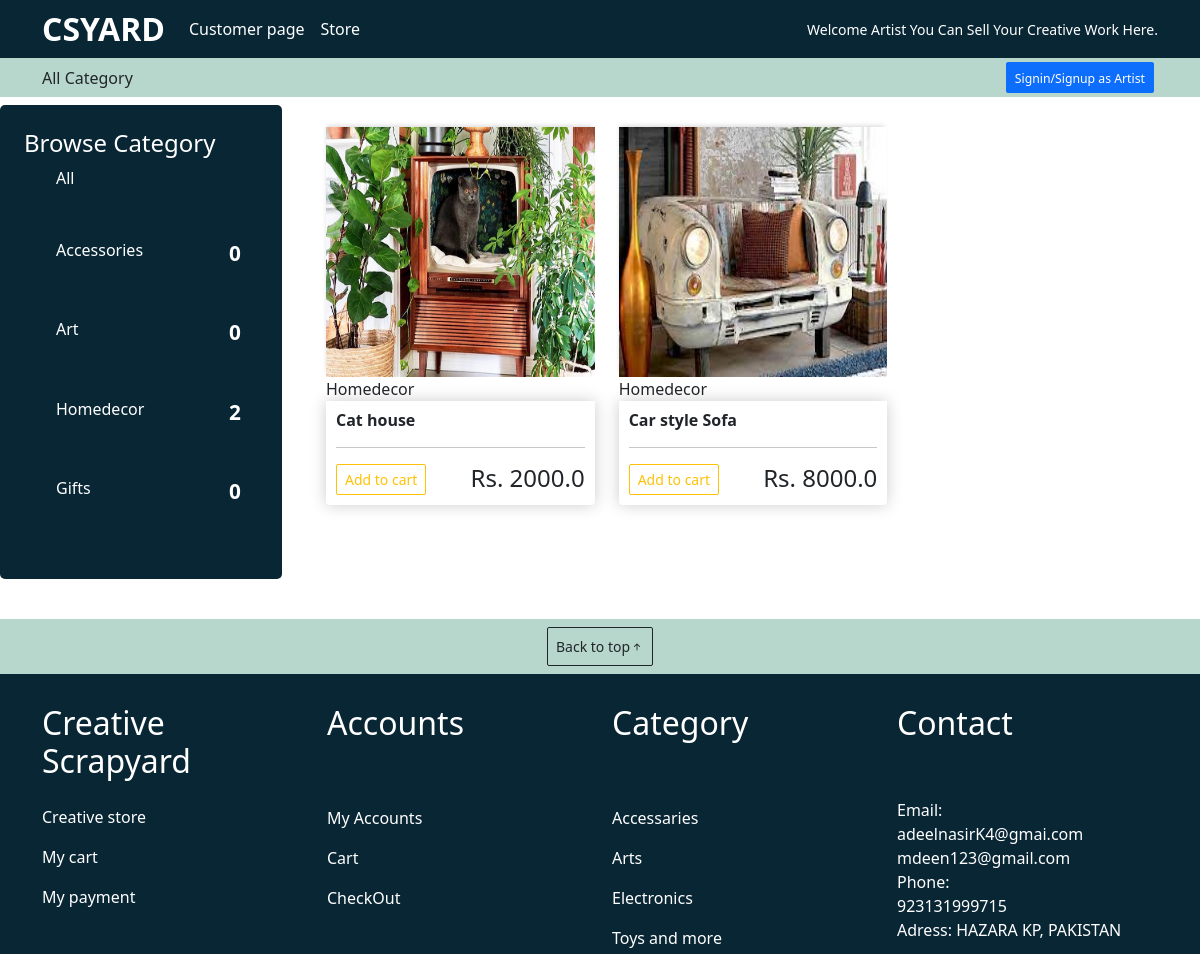
Before: /services/seller-store/ (upper part) with the older database file.
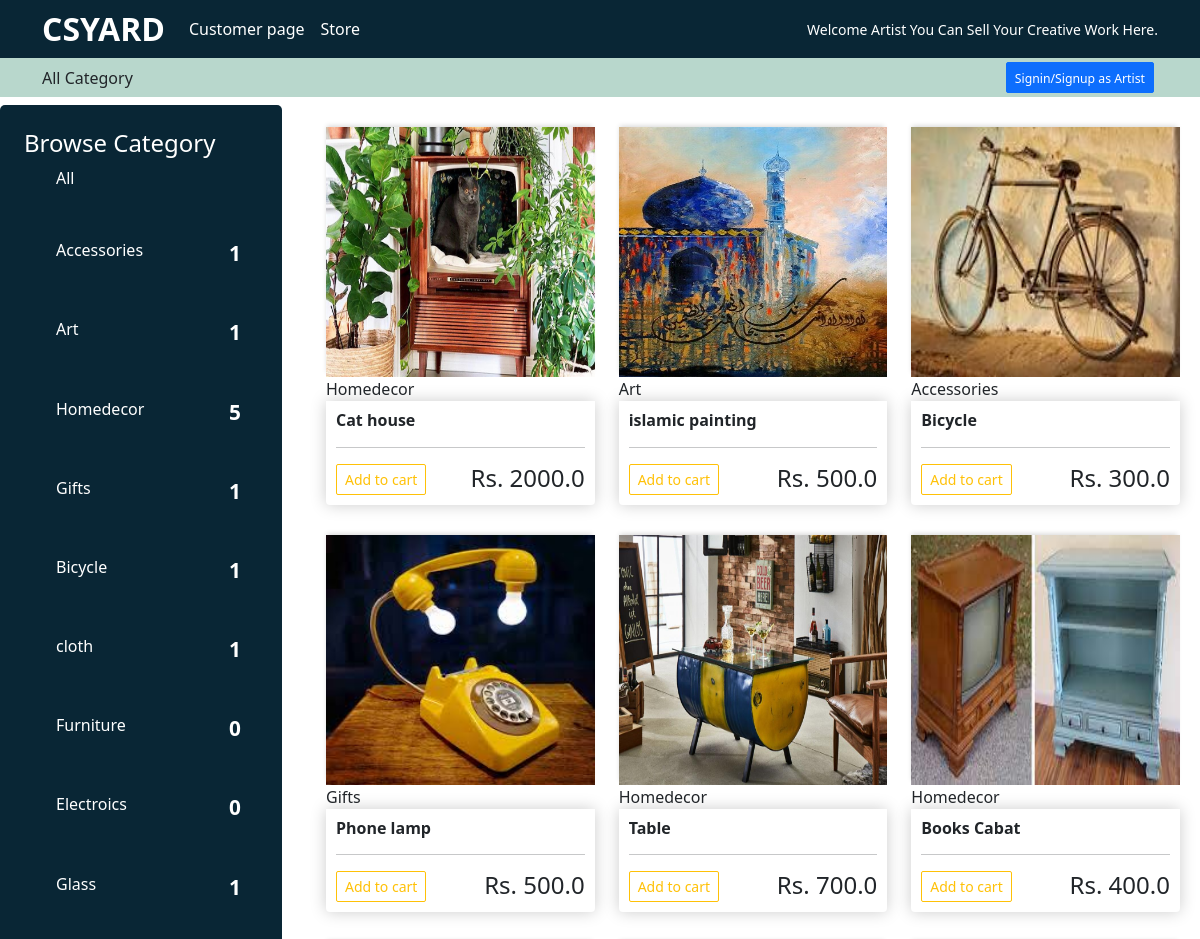
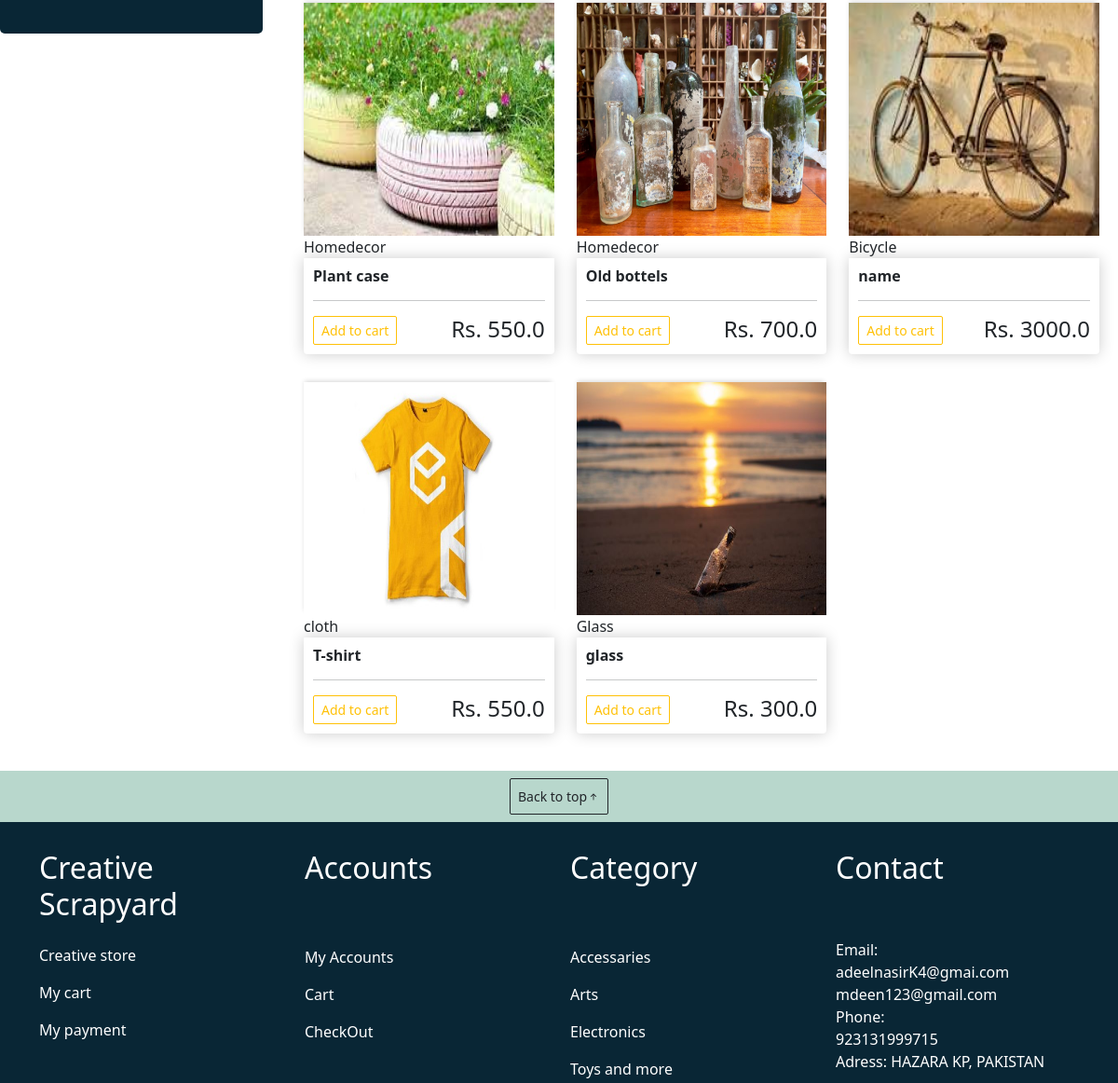
After: the same page with the newer database file (2 pictures, top to bottom).
### store/models.py (models this page shows, shortened)
class Category(models.Model):
    name = models.CharField(max_length=25)
    def __str__(self):
        return self.name

class Product(models.Model):
    seller = models.ForeignKey(User, on_delete=models.CASCADE, null=True)
    name = models.CharField(max_length=200, null=True)
    price = models.FloatField()
    category = models.ForeignKey(Category, on_delete=models.SET_NULL, null=True)
    image = models.ImageField(null=True, blank=True)
    in_stock = models.BooleanField(default=True)
    @property
    def image_url(self):
        try:
            url = self.image.url
        except:
            url = ''
        return url

### seller/views.py (the view)
# urls.py: path('seller-store/', views.sellerStore, name= 'seller-store'),
def sellerStore(request):
    q = request.GET.get('q') if request.GET.get('q') != None else ''
    products = Product.objects.filter(
        Q(category__name__icontains=q)|
        Q(name__icontains=q)
    )
    categorys =Category.objects.all()
    return render(request, 'seller/seller-store.html', {'products':products, 'categorys': categorys})

### seller/templates/seller/seller-store.html
{% extends 'seller/main.html' %}
{% load static %}
{% block content %}
<div class="store-container">
    <div class="row">
        <div class="col-lg-3">
                {% include 'store/category_component.html' %}
        </div>
        <div class="col-lg-9">
            <div class="row mx-2">
                {% for product in products %}
                <div class="col col-lg-4 " >
                    <img class="thumbnail" src="{{ product.image_url }}" alt="placeholder">
                    {{ product.category }}
                    <div class="box-element product">
                        <h6><strong>{{ product.name }}</strong></h6>
                        <hr>
                        <button  class="btn btn-outline-warning btn-sm"> Add to cart</button>
                        <h4 style="display: inline; float: right;">Rs. {{ product.price}}</h4>
                    </div>
                </div>
                {% endfor %}
            </div>
        </div>
    </div>
{% endblock content %}

### store/templates/store/category_component.html (shortened to what this page needs)
{% load static %}
<div class="categorys p-4 mt-2">
    <div class="category-header">
      <h4>Browse Category</h4>
    </div>
    <ul class="category_list text-white mt-2">
        <li>
        <a href="{% url 'store' %}">All <span>{{ product_count }}</span> </a>
        </li>
        <li>
            {% for category in categorys %}
                <a href="{% url 'store' %}?q={{category.name}}"> {{ category.name }} <span>{{ category.product_set.all.count }}</span></a>
            {% endfor %}
        </li>
    </ul>
  </div>

Changed rows visible on the page:
removed Product: image_url (picture), category "Homedecor", name "Car style Sofa", price "8000.0"
computed for Category "Accessories": product_set.all.count "0" → "1"
computed for Category "Art": product_set.all.count "0" → "1"
computed for Category "Homedecor": product_set.all.count "2" → "5"
computed for Category "Gifts": product_set.all.count "0" → "1"
added Category: name "Bicycle", product_set.all.count "1"
added Category: name "cloth", product_set.all.count "1"
added Category: name "Furniture", product_set.all.count "0"
added Category: name "Electroics", product_set.all.count "0"
added Category: name "Glass", product_set.all.count "1"
added Product: image_url (picture), category "Art", name "islamic painting", price "500.0"
added Product: image_url (picture), category "Accessories", name "Bicycle", price "300.0"
added Product: image_url (picture), category "Gifts", name "Phone lamp", price "500.0"
added Product: image_url (picture), category "Homedecor", name "Table", price "700.0"
added Product: image_url (picture), category "Homedecor", name "Books Cabat", price "400.0"
added Product: image_url (picture), category "Homedecor", name "Plant case", price "550.0"
added Product: image_url (picture), category "Homedecor", name "Old bottels", price "700.0"
added Product: image_url (picture), category "Bicycle", name "name", price "3000.0"
added Product: image_url (picture), category "cloth", name "T-shirt", price "550.0"
added Product: image_url (picture), category "Glass", name "glass", price "300.0"
